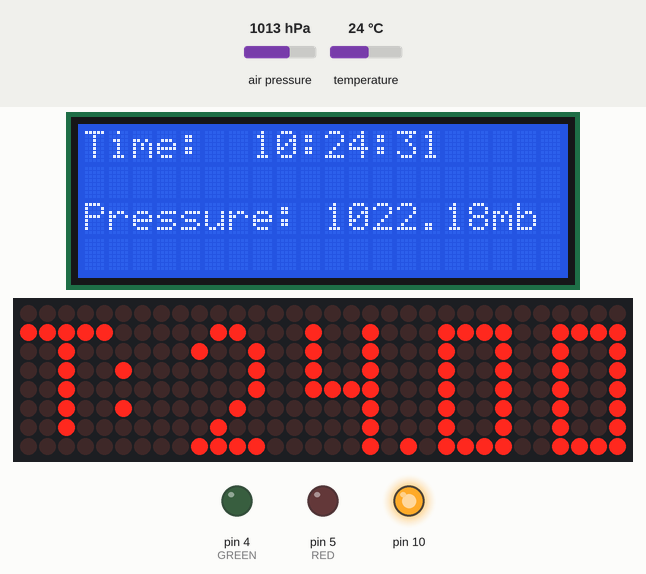
Simulated run of this sketch. Board: Arduino Uno, built with avr-gcc and run on an emulated ATmega328P. Parts: 20×4 character LCD, 32×8 LED matrix, output pins drawn as LEDs (lit = HIGH). Wiring (inferred from the names in the program): DS3231 clock at I2C address 0x68. The test bench sets the inputs (shaded band); at power-on: air pressure 1013 hPa, temperature 24 °C. The local clock reads 2024-03-15 10:24:30 at power-on unless the sketch sets it.

Above: at 1.8 s.
1.9 s: air pressure set to 952 hPa
At 3.8 s:
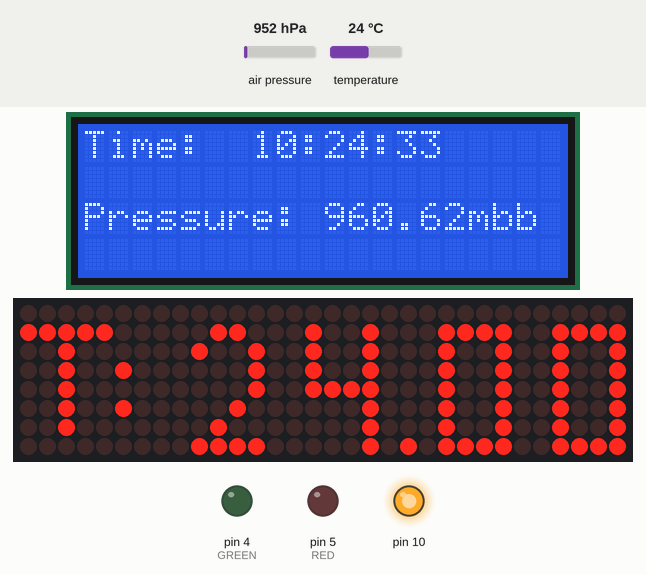
4.9 s: temperature set to 12 °C
At 5.4 s:
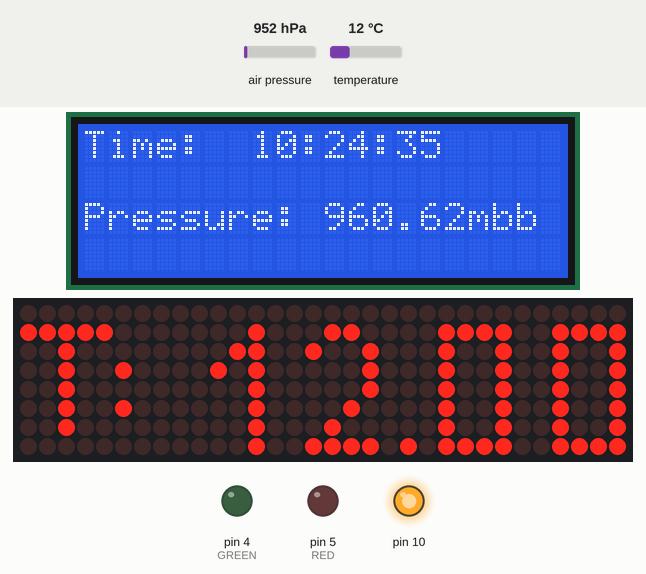
7.9 s: air pressure set to 1000 hPa
At 8.9 s:
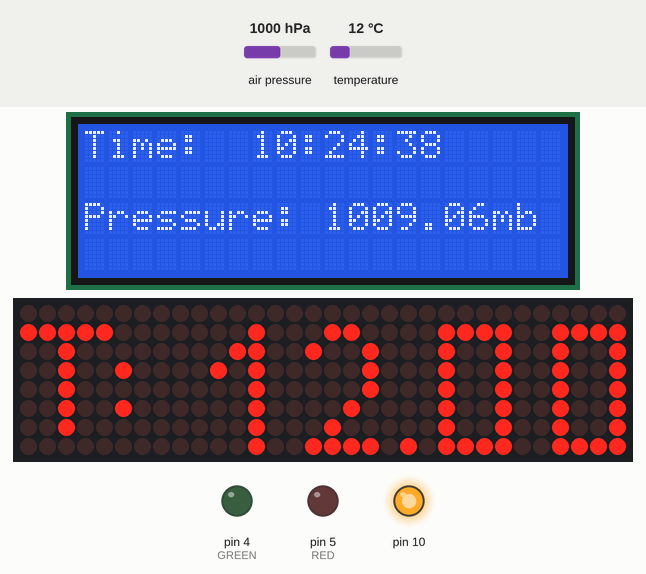
10.9 s: temperature set to 19 °C
At 12.6 s:
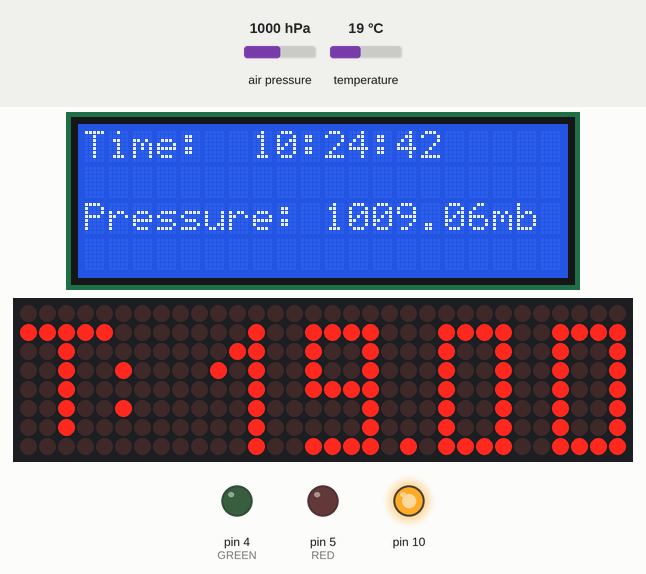
13.9 s: air pressure set to 975 hPa
At 14.4 s:
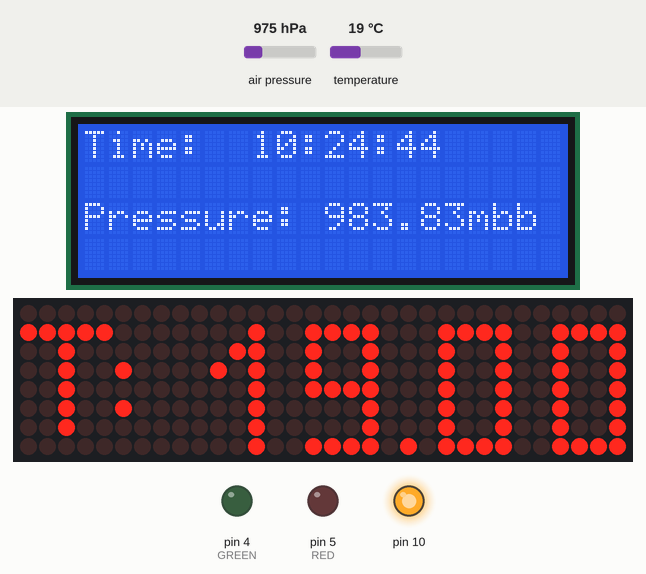
16.9 s: temperature set to 28 °C
At 17.9 s:
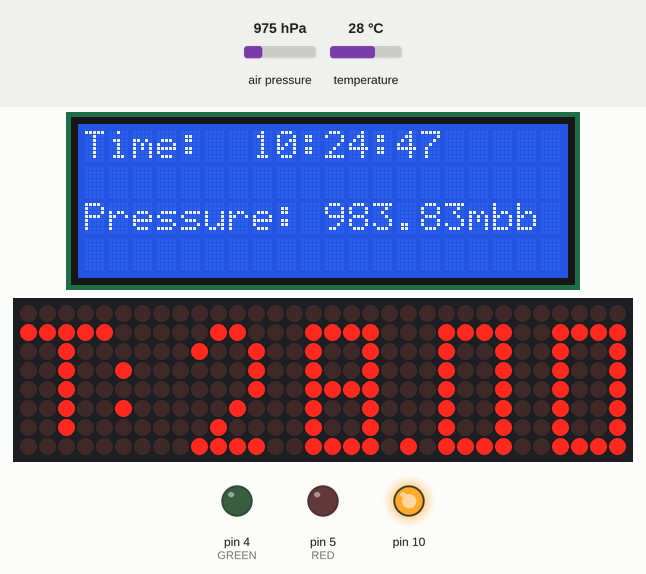
Timing chart, 0 to 19.9 s (numbered marks = the images above; inputs shaded):
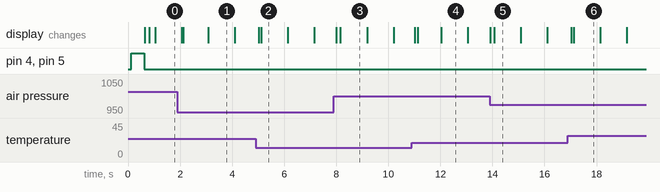

Measured:
- after the input at 1.9 s, the display: first differs from a run without the input after 0.22 s (image 1 shows a later state)
- after the input at 4.9 s, the display: first changes after 0.13 s (image 2 shows a later state)
- after the input at 7.9 s, the display: first changes after 0.11 s (image 3 shows a later state)
- after the input at 10.9 s, the display: first differs from a run without the input after 0.24 s (image 4 shows a later state)
- after the input at 13.9 s, the display: first changes at once (image 5 shows a later state)
- after the input at 16.9 s, the display: first changes after 0.13 s (image 6 shows a later state)
- what the display in image 1 shows lasts 1.0 s, from 3.1 s to 4.1 s

The sketch:

I2C_SPI.ino
```cpp
//Komunikacije
#include <Wire.h>
#include <SPI.h>

//Biblioteka za RFID citac kartica
#include <MFRC522.h>

//Biblioteka za LCD displej
#include <LiquidCrystal_I2C.h>

//Biblioteka za barometar
#include <SFE_BMP180.h>

//Biblioteka za led matrix
#include <LedControl.h>

//Konfiguracija za RFID citac kartica
#define RST_PIN_RFID  7
#define SS_PIN_RFID   8

MFRC522 RFID(SS_PIN_RFID, RST_PIN_RFID);
MFRC522::MIFARE_Key key;
//Sifra u heksadecimalnom zapisu koja ce se smatrati tacnom
byte password[7] = {
  0x01, 0x02, 0x03, 0x04, //  1, 2, 3, 4,
  0x05, 0x06, 0x07      //  5, 6, 7
};

//Konfiguracija za LCD displej
#define LCD_ADDR  0x27 //Adresa za LEDd displej
//Velicina displeja (20 x 4)
#define COLONS     20
#define ROWS       4
LiquidCrystal_I2C LCD(LCD_ADDR, COLONS, ROWS);

//Konfiguracija za DS3231
#define DS3231_ADDR 0x68
#define DS3231_REG  0X00
uint8_t dataTime[7];
uint8_t Time[7];
String Time_STR;

//Konfiguracija za barometar
#define ALTITUDE 76 //Nadmorska visina (u metrima)
SFE_BMP180 pressure;
double baseline;
double Pressure;
double Temperature;

//Konfiguracija za diode i dugme
#define GREEN 4
#define RED   5

//Konfiguracija za led matrix
#define NUM_OF_DISPLAY 4
#define DATA_PIN_LED A2
#define CLK_PIN_LED A3
#define SS_PIN_LED 9
LedControl LED = LedControl(DATA_PIN_LED, CLK_PIN_LED, SS_PIN_LED, NUM_OF_DISPLAY);

//Karakteri za LED matrix displej 0-9, i karakter "T:"
byte chars[11][8] = {
  {
    B00000000,
    B00000000,
    B00000000,
    B01111111,
    B01000001,
    B01000001,
    B01111111,
    B00000000
  },

  {
    B00000000,
    B00000000,
    B00000000,
    B00000000,
    B00010000,
    B00100000,
    B01111111,
    B00000000
  },

  {
    B00000000,
    B00000000,
    B00000000,
    B00100001,
    B01000011,
    B01000101,
    B00111001,
    B00000000
  },

  {
    B00000000,
    B00000000,
    B00000000,
    B01001001,
    B01001001,
    B01001001,
    B00111110,
    B00000000
  },

  {
    B00000000,
    B00000000,
    B00000000,
    B01111000,
    B00001000,
    B00001000,
    B01111111,
    B00000000
  },

  {
    B00000000,
    B00000000,
    B00000000,
    B01111001,
    B01001001,
    B01001001,
    B01001111,
    B00000000
  },

  {
    B00000000,
    B00000000,
    B00000000,
    B01111111,
    B01001001,
    B01001001,
    B01001111,
    B00000000
  },

  {
    B00000000,
    B00000000,
    B00000000,
    B01000000,
    B01000000,
    B01000000,
    B01111111,
    B00000000
  },

  {
    B00000000,
    B00000000,
    B00000000,
    B01111111,
    B01001001,
    B01001001,
    B01111111,
    B00000000
  },

  {
    B00000000,
    B00000000,
    B00000000,
    B01111001,
    B01001001,
    B01001001,
    B01111111,
    B00000000
  },

  {
    B01000000,
    B01000000,
    B01111110,
    B01000000,
    B01000000,
    B00010100,
    B00000000
  }
};

//Ostale promenljive
int i, j;
unsigned long Timee;

void key_init()
{
  //Pravljenje kljuca kako bismo mogli da procitamo karticu na RFID-u
  for (byte i = 0; i < 6; i++)
  {
    key.keyByte[i] = 0xFF;
  }
}

void getTime()
{
  //Citanje vremena sa DS3231
  Wire.begin();
  Wire.beginTransmission(DS3231_ADDR);
  Wire.write(DS3231_REG);
  Wire.endTransmission();

  Wire.requestFrom(DS3231_ADDR, 7);
  i = 0;
  while (Wire.available())
  {
    dataTime[i] = Wire.read();
    i++;
  }

  for (i = 0; i < 7; i++)
  {
    Time[i] = dataTime[i] - 6 * (dataTime[i] >> 4);
  }

  i = 0;
  getTime_STR();
}

void getTime_STR()
{
  //Pravljenje kako da nam izgleda vreme prilikom prikaza
  //Dekoracija
  Time_STR = "";
  if (Time[2] >= 10)  Time_STR += Time[2];
  else {
    Time_STR += "0";
    Time_STR += Time[2];
  }
  Time_STR += ":";
  if (Time[1] >= 10)  Time_STR += Time[1];
  else {
    Time_STR += "0";
    Time_STR += Time[1];
  }
  Time_STR += ":";
  if (Time[0] >= 10)  Time_STR += Time[0];
  else {
    Time_STR += "0";
    Time_STR += Time[0];
  }
}

void writeTime()
{
  LCD.setCursor(0, 0);
  LCD.print("Time:");
  LCD.setCursor(7, 0);
  LCD.print(Time_STR);
}

void Read_pressure()
{
  char status;

  //Da bismo dobili pritisak prvo moramo procitati temperaturu
  status = pressure.startTemperature();
  delay(status);
  status = pressure.getTemperature(Temperature);
  status = pressure.startPressure(3);
  delay(status);
  status = pressure.getPressure(Pressure, Temperature);

  Pressure = pressure.sealevel(Pressure, ALTITUDE);
}

void writePressure()
{
  LCD.setCursor(0, 2);
  LCD.print("Pressure:");
  LCD.setCursor(10, 2);
  LCD.print(String(Pressure, 2));
  LCD.print("mb");
  Wire.end();
}

void writeTemperature() {
  int a, b, c, d;
  //Rastavljanje temperature na 4 cifre
  if (Temperature < 10)
  {
    a = 0;
    b = (int)Temperature;
    c = (int)(Temperature * 10) % 10;
    d = (int)(Temperature * 100) % 10;
  }
  else if (Temperature < 100)
  {
    a = (int)(Temperature / 10) % 10;
    b = (int)Temperature % 10;
    c = (int)(Temperature * 10) % 10;
    d = (int)(Temperature * 100) % 10;
  }
  else {
    a = b = c = d = 0;
  }
  writeDigits(a, b, c, d);
}

void writeDigits(int x, int y, int z, int d) {
  int onDisplay[] = {d, z, y, x, 10};
  int i = 0;
  int j = 0;
  int n = 0;
  int k = 0;

  for (i = 0; i < 8; i++) {
    LED.setColumn(3, i, chars[onDisplay[4]][i]);
  }

  n = 2;

  for (i = 3; i >= 0; i--) {
    if (i == 1) {
      LED.setColumn(n, k, 0x01);
      if (++k >= 8) {
        n--;
        k = 0;
      }
    }
    for (j = 0; j < 6; j++) {
      LED.setColumn(n, k, chars[onDisplay[i]][j + 2]);
      if (++k >= 8) {
        n--;
        k = 0;
      }
    }
  }
}

void ReadRFID()
{
  //Provera da li imamo bilo kakvu karticu koju bismo mogli da procitamo
  if (! RFID.PICC_IsNewCardPresent())
  {
    return;
  }

  if (! RFID.PICC_ReadCardSerial())
  {
    return;
  }

  //Provera da li mi ovu karticu mozemo da citamo
  MFRC522::PICC_Type piccType = RFID.PICC_GetType(RFID.uid.sak);
  if (    piccType != MFRC522::PICC_TYPE_MIFARE_MINI
          &&  piccType != MFRC522::PICC_TYPE_MIFARE_1K
          &&  piccType != MFRC522::PICC_TYPE_MIFARE_4K) {
    return;
  }

  //Potrebne promenljive kako bismo procitali karticu
  byte sector         = 1;
  byte blockAddr      = 4;
  byte trailerBlock   = 7;
  MFRC522::StatusCode status;
  byte buffer[18];
  byte size = sizeof(buffer);

  //Provere da li komunikacija sa karticom dobra
  status = (MFRC522::StatusCode) RFID.PCD_Authenticate(MFRC522::PICC_CMD_MF_AUTH_KEY_A, trailerBlock, &key, &(RFID.uid));
  if (status != MFRC522::STATUS_OK) {
    return;
  }
  status = (MFRC522::StatusCode) RFID.MIFARE_Read(blockAddr, buffer, &size);

  byte count = 0;
  for (byte i = 0; i < 7; i++) {
    if (buffer[i] == password[i])
      count++;
  }

  if(count == 7)
  {
    digitalWrite(GREEN, HIGH);
    Timee = millis();
  }
  else{
    digitalWrite(RED, HIGH);
    Timee = millis();
  }

  //Prekid komunikacije sa karticom nakon sto smo procitali sta je na njoj
  RFID.PICC_HaltA();
  RFID.PCD_StopCrypto1();

  /*
  //Prikaz onoga sto RFID cita to jest sta se nalazi na kartici
  for(i = 0; i < 7; i++)
  {
    Serial.print(buffer[i]);
    Serial.print(" ");
  }
  Serial.println();
  */
}

void setup() {
  Serial.begin(115200);

  SPI.begin();
  RFID.PCD_Init();
  key_init();
  SPI.end();

  LED.shutdown(0, false);
  LED.setIntensity(0, 8);
  LED.clearDisplay(0);

  LED.shutdown(1, false);
  LED.setIntensity(1, 8);
  LED.clearDisplay(1);

  LED.shutdown(2, false);
  LED.setIntensity(2, 8);
  LED.clearDisplay(2);

  LED.shutdown(3, false);
  LED.setIntensity(3, 8);
  LED.clearDisplay(3);

  Wire.begin();
  LCD.begin();
  LCD.backlight();
  pressure.begin();
  Wire.end();

  pinMode(GREEN, OUTPUT);
  pinMode(RED, OUTPUT);

  digitalWrite(GREEN, HIGH);
  digitalWrite(RED, HIGH);
  delay(500);

  digitalWrite(GREEN, LOW);
  digitalWrite(RED, LOW);

  Timee = millis();
}

void loop() {
  getTime();
  writeTime();
  Read_pressure();
  writePressure();
  writeTemperature();

  SPI.begin();
  ReadRFID();
  SPI.end();

  if(millis() - Timee > 2500)
  {
    digitalWrite(GREEN, LOW);
    digitalWrite(RED, LOW);
  }
}
```
